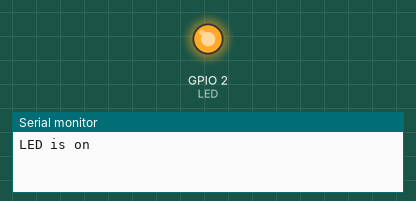
A program run on a simulated ESP8266 (Wemos D1 mini). On the bench: output pins drawn as LEDs (lit = HIGH), the last lines printed to the serial monitor.

Above: at 0.2 s.
At 4.0 s:
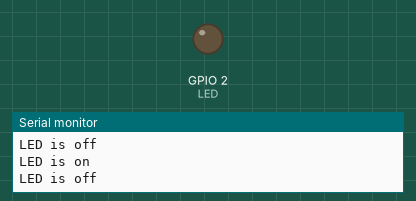
Timing chart, 0 to 5.9 s (numbered marks = the images above):
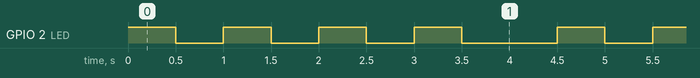

Measured:
- by itself, GPIO 2 (LED): repeats every 4.5 s: 3 × (LOW 0.50 s, HIGH 0.50 s), LOW 1.0 s, HIGH 0.50 s
- by itself, everything shown: repeats every 4.5 s, in 8 steps

The program:

main.cpp
```cpp
/*********
  Rui Santos
  Complete project details at https://RandomNerdTutorials.com/vs-code-platformio-ide-esp32-esp8266-arduino/
*********/

#include <Arduino.h>

#define LED 2

void setup() {
  // put your setup code here, to run once:
  Serial.begin(115200);
  pinMode(LED, OUTPUT);
}

void loop() {
  // put your main code here, to run repeatedly:
  digitalWrite(LED, HIGH);
  Serial.println("LED is on");
  delay(500);
  digitalWrite(LED, LOW);
  Serial.println("LED is off");
  delay(500);
  digitalWrite(LED, HIGH);
  Serial.println("LED is on");
  delay(500);
  digitalWrite(LED, LOW);
  Serial.println("LED is off");
  delay(500);
  digitalWrite(LED, HIGH);
  Serial.println("LED is on");
  delay(500);
  digitalWrite(LED, LOW);
  Serial.println("LED is off");
  delay(500);
  digitalWrite(LED, HIGH);
  Serial.println("LED is on");
  delay(500);
  digitalWrite(LED, LOW);
  Serial.println("LED is off");
  delay(1000);
}
```
